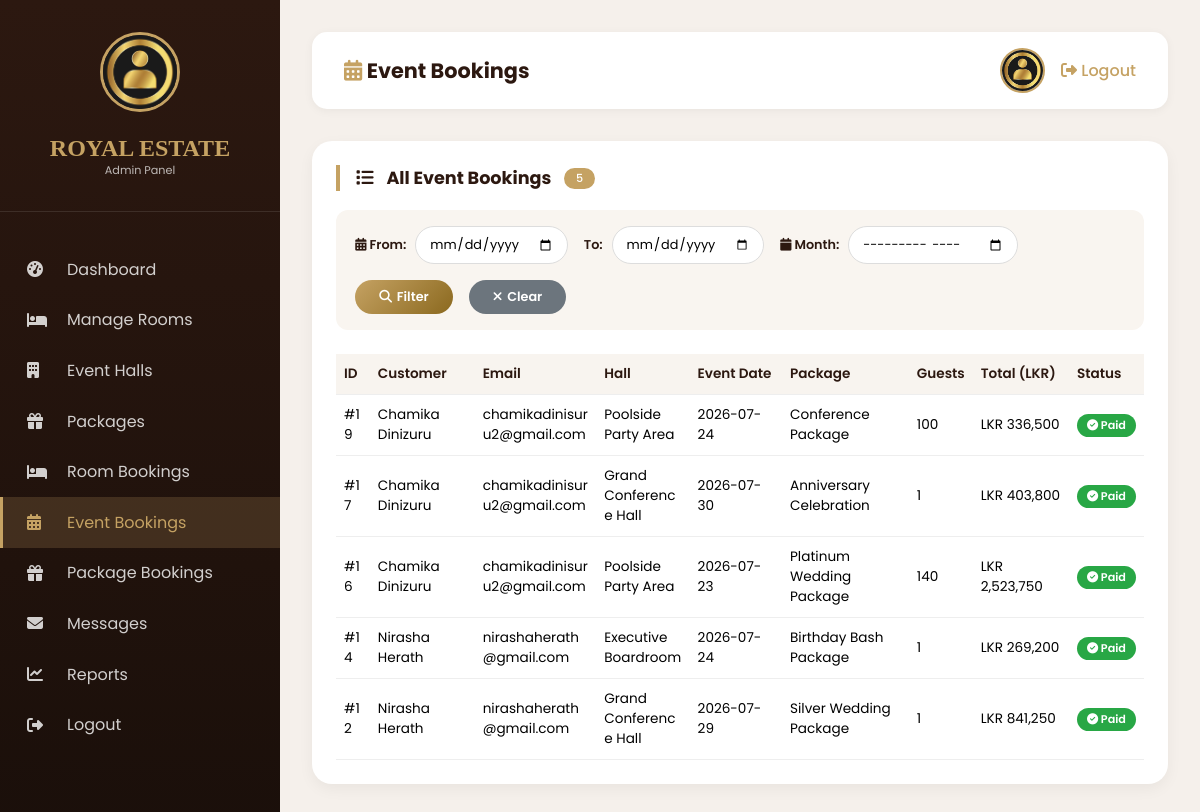
The page /admin/event-bookings.php (signed in) on the database its author committed.
### tables this page shows
CREATE TABLE `event_bookings` (
  `id` int(11) NOT NULL,
  `user_id` int(11) NOT NULL,
  `hall_id` int(11) NOT NULL,
  `package_id` int(11) NOT NULL,
  `event_date` date NOT NULL,
  `guests` int(11) NOT NULL,
  `special_requests` text DEFAULT NULL,
  `estimated_price` decimal(10,2) NOT NULL,
  `final_price` decimal(10,2) DEFAULT NULL,
  `status` enum('pending','approved','rejected','completed') DEFAULT 'pending',
  `payment_status` enum('unpaid','paid','refunded') NOT NULL DEFAULT 'unpaid',
  `stripe_payment_intent_id` varchar(255) DEFAULT NULL,
  `booking_type` enum('event_hall','package') DEFAULT 'event_hall',
  `whatsapp_link` varchar(255) DEFAULT NULL,
  `created_at` timestamp NOT NULL DEFAULT current_timestamp(),
  `updated_at` timestamp NOT NULL DEFAULT current_timestamp() ON UPDATE current_timestamp()
);

CREATE TABLE `users` (
  `id` int(11) NOT NULL,
  `name` varchar(100) NOT NULL,
  `email` varchar(100) NOT NULL,
  `password` varchar(255) NOT NULL,
  `role` enum('user','admin','owner') DEFAULT 'user',
  `avatar` varchar(255) DEFAULT 'https://randomuser.me/api/portraits/men/32.jpg',
  `created_at` timestamp NOT NULL DEFAULT current_timestamp()
);

CREATE TABLE `event_halls` (
  `id` int(11) NOT NULL,
  `name` varchar(100) NOT NULL,
  `category` enum('wedding','party','conference') DEFAULT 'wedding',
  `capacity` int(11) NOT NULL,
  `base_price` decimal(10,2) NOT NULL,
  `description` text DEFAULT NULL,
  `amenities` text DEFAULT NULL,
  `badge` varchar(100) DEFAULT 'Premium',
  `image` varchar(255) DEFAULT NULL,
  `images` text DEFAULT NULL,
  `status` enum('active','inactive') DEFAULT 'active',
  `created_at` timestamp NOT NULL DEFAULT current_timestamp()
);

CREATE TABLE `packages` (
  `id` int(11) NOT NULL,
  `name` varchar(100) NOT NULL,
  `price` decimal(10,2) NOT NULL,
  `category` enum('wedding','party','corporate') DEFAULT 'wedding',
  `description` text DEFAULT NULL,
  `inclusions` text DEFAULT NULL,
  `image` varchar(255) DEFAULT NULL,
  `images` text DEFAULT NULL,
  `status` enum('active','inactive') DEFAULT 'active',
  `created_at` timestamp NOT NULL DEFAULT current_timestamp()
);

### admin/event-bookings.php (the view, shortened to what this page needs)
<?php
$admin_avatar = '../assets/images/admin-avatar.jpg';
$default_avatar = 'https://randomuser.me/api/portraits/men/2.jpg';
require_once '../config/db_connection.php';
$from_date = isset($_GET['from_date']) ? $_GET['from_date'] : '';
$to_date = isset($_GET['to_date']) ? $_GET['to_date'] : '';
$filter_month = isset($_GET['filter_month']) ? $_GET['filter_month'] : '';
$where = "WHERE 1=1";
$bookings = $conn->query("
    SELECT eb.id, u.name AS customer, u.email, h.name AS hall,
           eb.event_date, p.name AS package, eb.guests,
           eb.estimated_price, eb.final_price, eb.status, eb.payment_status,
           eb.booking_type
    FROM event_bookings eb
    JOIN users u ON eb.user_id = u.id
    JOIN event_halls h ON eb.hall_id = h.id
    JOIN packages p ON eb.package_id = p.id
    $where AND eb.booking_type = 'event_hall'
    ORDER BY eb.created_at DESC
")->fetch_all(MYSQLI_ASSOC);
$total_count = count($bookings);
?>
<!DOCTYPE html>
<html lang="en">
<head>
    <link rel="stylesheet" href="https://cdnjs.cloudflare.com/ajax/libs/font-awesome/6.4.0/css/all.min.css">
</head>
<body>
<div class="admin-container">
    <div class="sidebar" id="sidebar">
        <div class="sidebar-header">
            <img src="<?php echo htmlspecialchars($admin_avatar); ?>" onerror="this.src='<?php echo $default_avatar; ?>'">
            <h2>ROYAL ESTATE</h2>
            <p>Admin Panel</p>
        </div>
        <div class="sidebar-nav">
            <a href="index.php"><i class="fas fa-tachometer-alt"></i> Dashboard</a>
            <a href="manage-rooms.php"><i class="fas fa-bed"></i> Manage Rooms</a>
            <a href="manage-halls.php"><i class="fas fa-building"></i> Event Halls</a>
            <a href="manage-packages.php"><i class="fas fa-gift"></i> Packages</a>
            <a href="room-bookings.php"><i class="fas fa-bed"></i> Room Bookings</a>
            <a href="event-bookings.php" class="active"><i class="fas fa-calendar-alt"></i> Event Bookings</a>
            <a href="package-bookings.php"><i class="fas fa-gift"></i> Package Bookings</a>
            <a href="manage-messages.php"><i class="fas fa-envelope"></i> Messages</a>
            <a href="reports.php"><i class="fas fa-chart-line"></i> Reports</a>
            <a href="logout.php"><i class="fas fa-sign-out-alt"></i> Logout</a>
        </div>
    </div>
    <div class="main-content">
        <div class="top-bar">
            <h2><i class="fas fa-calendar-alt"></i> Event Bookings</h2>
            <div class="top-bar-right">
                <img src="<?php echo htmlspecialchars($admin_avatar); ?>" onerror="this.src='<?php echo $default_avatar; ?>'">
                <a href="logout.php"><i class="fas fa-sign-out-alt"></i> Logout</a>
            </div>
        </div>
        <div class="card">
            <div class="card-header">
                <h3><i class="fas fa-list"></i> All Event Bookings <span class="badge-count"><?php echo $total_count; ?></span></h3>
            </div>
            <div class="filter-bar">
                <div class="filter-group">
                    <label><i class="fas fa-calendar-alt"></i> From:</label>
                    <input type="date" id="fromDate" value="<?php echo $from_date; ?>">
                </div>
                <div class="filter-group">
                    <label>To:</label>
                    <input type="date" id="toDate" value="<?php echo $to_date; ?>">
                </div>
                <div class="filter-group">
                    <label><i class="fas fa-calendar"></i> Month:</label>
                    <input type="month" id="filterMonth" value="<?php echo $filter_month; ?>">
                </div>
                <button class="btn-filter" onclick="applyFilter()"><i class="fas fa-search"></i> Filter</button>
                <a href="event-bookings.php" class="btn-clear"><i class="fas fa-times"></i> Clear</a>
            </div>
            <div class="table-wrapper">
                <table>
                    <thead>
                        <tr>
                            <th>ID</th>
                            <th>Customer</th>
                            <th>Email</th>
                            <th>Hall</th>
                            <th>Event Date</th>
                            <th>Package</th>
                            <th>Guests</th>
                            <th>Total (LKR)</th>
                            <th>Status</th>
                        </tr>
                    </thead>
                    <tbody>
                        <?php if(empty($bookings)): ?>
                            <tr><td colspan="9" class="no-results">No event bookings found.</td></tr>
                        <?php else: ?>
                            <?php foreach($bookings as $b): ?>
                            <tr>
                                <td data-label="ID">#<?php echo $b['id']; ?></td>
                                <td data-label="Customer"><?php echo htmlspecialchars($b['customer']); ?></td>
                                <td data-label="Email"><?php echo htmlspecialchars($b['email']); ?></td>
                                <td data-label="Hall"><?php echo htmlspecialchars($b['hall']); ?></td>
                                <td data-label="Event Date"><?php echo $b['event_date']; ?></td>
                                <td data-label="Package"><?php echo htmlspecialchars($b['package']); ?></td>
                                <td data-label="Guests"><?php echo $b['guests']; ?></td>
                                <td data-label="Total">
                                    <?php
                                    $price = $b['final_price'] ?? $b['estimated_price'];
                                    echo 'LKR ' . number_format($price);
                                    ?>
                                </td>
                                <td data-label="Status">
                                    <?php
                                    if (isset($b['payment_status']) && $b['payment_status'] === 'paid') {
                                        echo '<span class="badge badge-paid"><i class="fas fa-check-circle"></i> Paid</span>';
                                    } else {
                                        echo '<span class="badge badge-' . strtolower($b['status']) . '">' . ucfirst($b['status']) . '</span>';
                                    }
                                    ?>
                                </td>
                            </tr>
                            <?php endforeach; ?>
                        <?php endif; ?>
                    </tbody>
                </table>
            </div>
        </div>
    </div>
</div>
</body>
</html>

### admin/event-bookings.php (style rules this page uses)
* { margin: 0; padding: 0; box-sizing: border-box; }
body { font-family: 'Poppins', sans-serif; background: #f5f0eb; }
.admin-container { display: flex; min-height: 100vh; }
.sidebar { width: 280px; background: linear-gradient(180deg, #2c1810 0%, #1a0f0a 100%); color: white; position: fixed; top: 0; left: 0; bottom: 0; overflow-y: auto; z-index: 100; }
.sidebar-header { padding: 2rem 1.5rem; text-align: center; border-bottom: 1px solid rgba(255,255,255,0.1); }
.sidebar-header img { width: 80px; height: 80px; border-radius: 50%; border: 3px solid #c5a263; margin-bottom: 1rem; object-fit: cover; }
.sidebar-header h2 { font-family: 'Playfair Display', serif; color: #c5a263; font-size: 1.5rem; }
.sidebar-header p { font-size: 0.7rem; opacity: 0.7; }
.sidebar-nav { margin-top: 2rem; }
.sidebar-nav a { display: flex; align-items: center; gap: 1rem; padding: 0.8rem 1.5rem; color: rgba(255,255,255,0.8); text-decoration: none; transition: 0.3s; border-left: 3px solid transparent; }
.sidebar-nav a i { width: 24px; }
.sidebar-nav a:hover, .sidebar-nav a.active { background: rgba(197,162,99,0.2); color: #c5a263; border-left-color: #c5a263; }
.sidebar-nav a:hover i, .sidebar-nav a.active i { color: #c5a263; }
.main-content { flex: 1; margin-left: 280px; padding: 2rem; }
.top-bar { background: white; padding: 1rem 2rem; border-radius: 15px; display: flex; justify-content: space-between; align-items: center; margin-bottom: 2rem; box-shadow: 0 2px 10px rgba(0,0,0,0.05); }
.top-bar h2 { color: #2c1810; font-size: 1.3rem; }
.top-bar h2 i { color: #c5a263; }
.top-bar-right { display: flex; align-items: center; gap: 1rem; }
.top-bar-right img { width: 45px; height: 45px; border-radius: 50%; object-fit: cover; border: 2px solid #c5a263; }
.top-bar-right a { color: #c5a263; text-decoration: none; font-weight: 500; transition: 0.2s; }
.card { background: white; border-radius: 20px; padding: 1.5rem; margin-bottom: 2rem; box-shadow: 0 5px 15px rgba(0,0,0,0.05); }
.card-header { display: flex; justify-content: space-between; align-items: center; flex-wrap: wrap; gap: 0.5rem; margin-bottom: 1.2rem; }
.card-header h3 { color: #2c1810; border-left: 4px solid #c5a263; padding-left: 1rem; font-size: 1.1rem; display: flex; align-items: center; gap: 0.8rem; }
.badge-count { background: #c5a263; color: white; padding: 2px 12px; border-radius: 20px; font-size: 0.7rem; font-weight: 500; }
.filter-bar { background: #f9f5f0; padding: 1rem 1.2rem; border-radius: 12px; margin-bottom: 1.5rem; display: flex; flex-wrap: wrap; gap: 1rem; align-items: center; }
.filter-bar label { font-size: 0.8rem; font-weight: 600; color: #2c1810; margin-right: 0.3rem; }
.filter-bar input[type="date"], .filter-bar input[type="month"] { padding: 0.5rem 0.8rem; border-radius: 30px; border: 1px solid #ddd; font-family: 'Poppins', sans-serif; font-size: 0.8rem; background: white; outline: none; transition: 0.2s; }
.btn-filter { background: linear-gradient(135deg, #c5a263, #8b691f); color: white; border: none; padding: 0.5rem 1.5rem; border-radius: 30px; cursor: pointer; font-weight: 600; font-size: 0.8rem; transition: 0.2s; font-family: 'Poppins', sans-serif; display: inline-flex; align-items: center; gap: 0.3rem; }
.btn-clear { background: #6c757d; color: white; border: none; padding: 0.5rem 1.5rem; border-radius: 30px; cursor: pointer; font-weight: 600; font-size: 0.8rem; transition: 0.2s; font-family: 'Poppins', sans-serif; text-decoration: none; display: inline-flex; align-items: center; gap: 0.3rem; }
.table-wrapper { overflow-x: auto; }
table { width: 100%; border-collapse: collapse; font-size: 0.85rem; }
th, td { padding: 10px 8px; text-align: left; border-bottom: 1px solid #eee; vertical-align: middle; }
th { background: #f8f4ef; font-weight: 600; color: #2c1810; white-space: nowrap; }
td { word-break: break-word; }
.badge { padding: 3px 10px; border-radius: 20px; display: inline-block; font-size: 0.7rem; font-weight: 600; white-space: nowrap; }
.badge-paid { background: #28a745; color: white; }

### rows shown on the page
event_bookings: id "19", user.name "Chamika Dinizuru", user.email "chamikadinisuru2@gmail.com", hall.name "Poolside Party Area", event_date "2026-07-24", package.name "Conference Package", guests "100", price "336,500", payment_status "paid" (drawn)
event_bookings: id "17", user.name "Chamika Dinizuru", user.email "chamikadinisuru2@gmail.com", hall.name "Grand Conference Hall", event_date "2026-07-30", package.name "Anniversary Celebration", guests "1", price "403,800", payment_status "paid" (drawn)
event_bookings: id "16", user.name "Chamika Dinizuru", user.email "chamikadinisuru2@gmail.com", hall.name "Poolside Party Area", event_date "2026-07-23", package.name "Platinum Wedding Package", guests "140", price "2,523,750", payment_status "paid" (drawn)
event_bookings: id "14", user.name "Nirasha Herath", user.email "nirashaherath@gmail.com", hall.name "Executive Boardroom", event_date "2026-07-24", package.name "Birthday Bash Package", guests "1", price "269,200", payment_status "paid" (drawn)
event_bookings: id "12", user.name "Nirasha Herath", user.email "nirashaherath@gmail.com", hall.name "Grand Conference Hall", event_date "2026-07-29", package.name "Silver Wedding Package", guests "1", price "841,250", payment_status "paid" (drawn)

### other values the page prints
$total_count "5"
